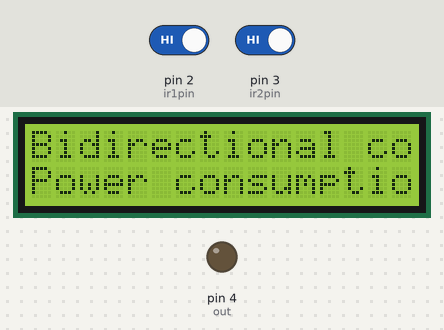
Recording of a sketch running on a simulated Arduino Uno, built with avr-gcc and run on an emulated ATmega328P. Shown: 16×2 character LCD, output pins drawn as LEDs (lit = HIGH). The inputs (shaded band) are chosen by the test bench; at power-on: pin 2 (ir1pin) HIGH, pin 3 (ir2pin) HIGH. What the sketch prints to the serial monitor is not drawn.

Above: at 3.2 s.
3.3 s: pin 2 (ir1pin) driven LOW
At 4.4 s:
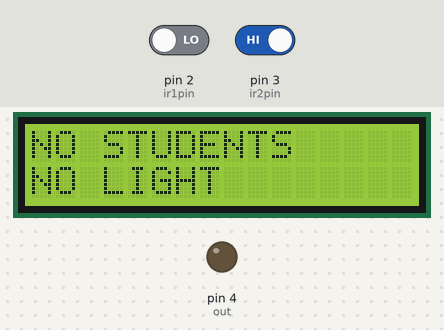
4.8 s: pin 3 (ir2pin) driven LOW
At 5.2 s:
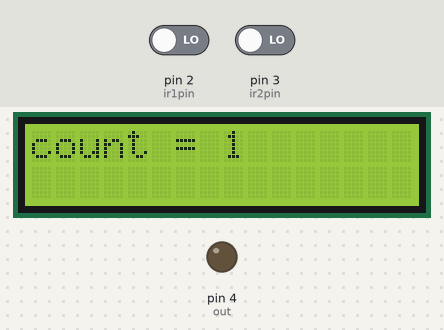
7.8 s: pin 2 (ir1pin) driven HIGH and pin 3 (ir2pin) driven HIGH
At 8.3 s:
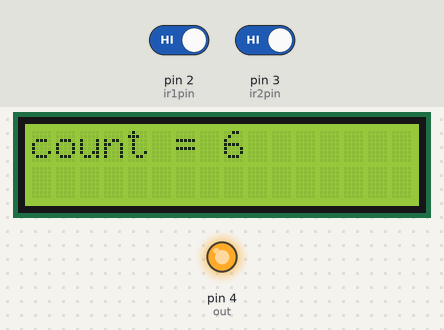
Timing chart, 0 to 10.8 s (numbered marks = the images above; inputs shaded):
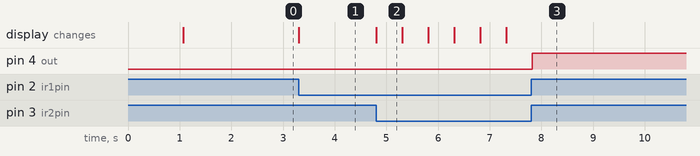

Measured:
- after the input at 3.3 s, the display: changes at once (image 1)
- after the input at 4.8 s, the display: changes at once (image 2)
- after the input at 7.8 s, pin 4 (out): LOW → HIGH at once
- what the display in image 2 shows lasts 0.5 s, from 4.8 s to 5.3 s

The sketch:

sketch_aug28a.ino
```cpp
// sandeep project of bidirctional counter with 2 ir sensor and led
long int count = 0;
int out = 4;
int ir1pin = 2;
int ir2pin = 3;
int s1;
int s2;

//intializing led and variables above
#include <LiquidCrystal.h>
int rsPin = 6;
int enPin = 7;
int d4Pin = 8;
int d5Pin = 9;
int d6Pin = 10;
int d7Pin = 11;

LiquidCrystal myLCD(rsPin,enPin,d4Pin,d5Pin,d6Pin,d7Pin);


void setup() {


 // ir input
pinMode(ir1pin,INPUT);
pinMode(ir2pin,INPUT);
pinMode(out,OUTPUT);

//lcd and serial moniter initializtion
Serial.begin(9600);
myLCD.begin(16,2);
myLCD.clear();
myLCD.setCursor(0,0);
myLCD.print("Bidirectional counter");
delay(1000);
myLCD.setCursor(0,1);
myLCD.print("Power consumption");
delay(1000);

}


void loop() {
  // put your main code here, to run repeatedly:


s1 = digitalRead(ir1pin);
s2 = digitalRead(ir2pin);

while(s1==1 && s2==1){
  s1 = digitalRead(ir1pin);
  s2 = digitalRead(ir2pin);
  if(count == 0){
    myLCD.clear();
    myLCD.setCursor(0,0);
    myLCD.print("NO STUDENTS");
    myLCD.setCursor(0,1);
    myLCD.print("NO LIGHT");
    digitalWrite(out,LOW);
  }
  if(count >= 1){
    digitalWrite(out,HIGH);
  }
}

if(s1==0){
  while(s2==1){
    s2 = digitalRead(ir2pin);
  }
  count++;
  Serial.print("count=");
  Serial.println(count);
  myLCD.clear();
  myLCD.setCursor(0,0);
  myLCD.print("count =");
  myLCD.setCursor(8,0);
  myLCD.print(count);
  goto sandy;
}


if(s2==0){
  while(s1==1){
    s1 = digitalRead(ir1pin);
  }
  count--;
  Serial.print("count=");
  Serial.println(count);
  myLCD.clear();
  myLCD.setCursor(0,0);
  myLCD.print("count =");
  myLCD.setCursor(8,0);
  myLCD.print(count);
  goto sandy;
}

sandy:
  delay(500);
  s1 = digitalRead(ir1pin);
  s2 = digitalRead(ir2pin);

}
```
